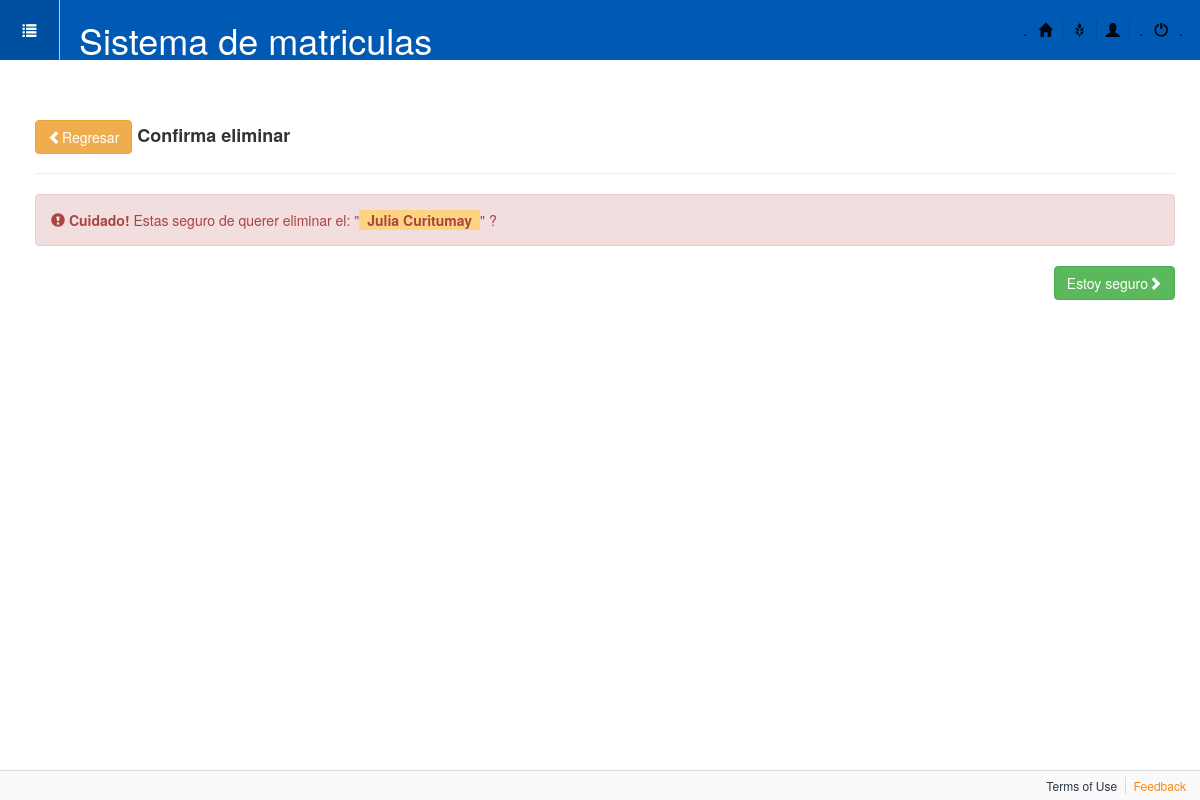
The page /perfiles/encargado/del/1 on the database as committed earlier.
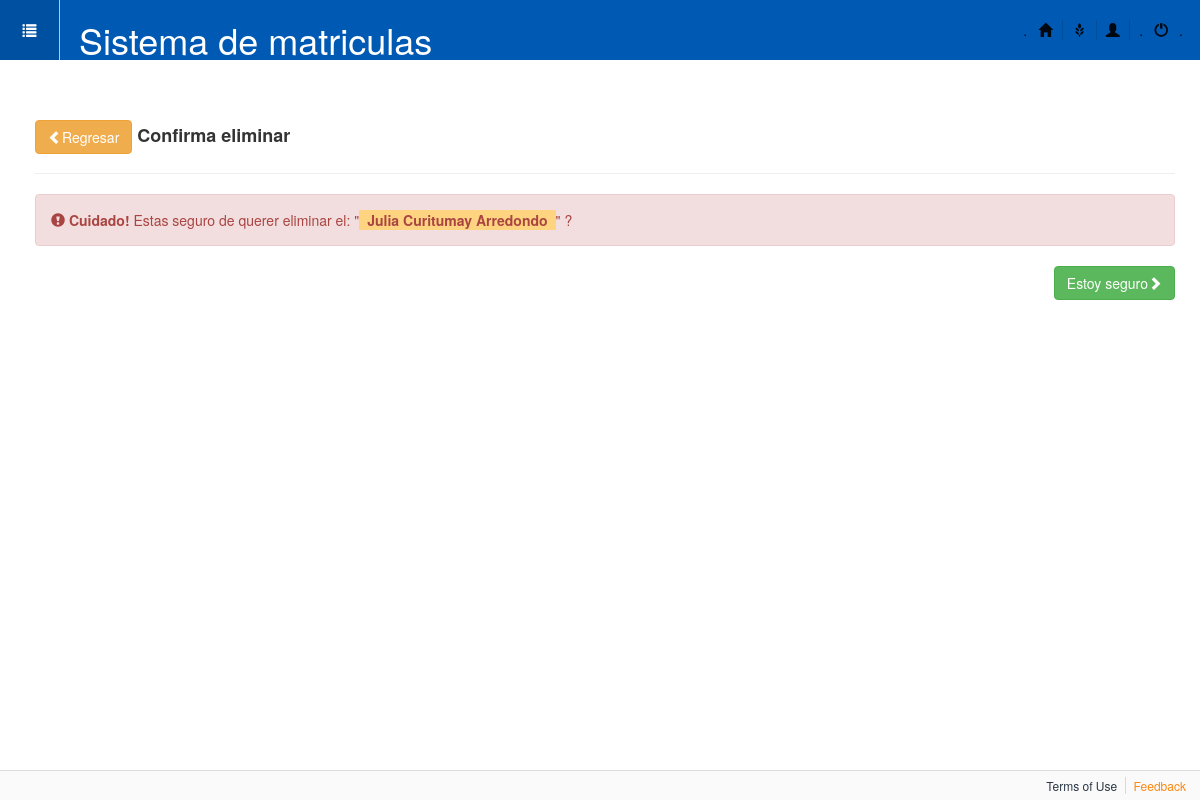
The same page on the database as committed later.
### apps/perfiles/models.py (models this page shows)
class Encargado(models.Model):
    ECV = [
        ('Soltero', 'Soltero(a)'),
        ('Casado', 'Casado(a)'),
        ('Viudo', 'Viudo(a)'),
    ]
    SEX = [
        ('M', 'Padre'),
        ('F', 'Madre'),
    ]
    nombres = models.CharField(max_length=50, unique=True)
    apellidos = models.CharField(max_length=60)
    dni = models.CharField(max_length=8, unique=True)
    sexo = models.CharField(choices=SEX, max_length=10,
                            blank=True, verbose_name='Encargado')
    direccion = models.CharField(max_length=100)
    estado_civil = models.CharField(choices=ECV, max_length=10, blank=True, verbose_name='Estado_civíl')
    telefono = models.CharField(max_length=13)
    email = models.EmailField(max_length=50)
    ocupacion = models.CharField(max_length=40)
    def __str__(self):
        return u"%s %s" % (self.nombres, self.apellidos)

### apps/perfiles/views.py (the view)
# urls.py: url(r'^encargado/del/(?P<id>\d+)$', 'apps.perfiles.views.delEncargado', name='delEncargado'),
def delEncargado(request, id, template_name='perfiles/delEncargado.html'):
    obj_delete = Encargado.objects.get(pk=id)
    if request.method=='POST':
        obj_delete.delete()
        return redirect(reverse('perfiles_app:encargado'))
    return render(request, template_name, {'object':obj_delete})

### templates/perfiles/delEncargado.html (shortened to what this page needs)
{% extends "base.html" %}
{% block contenido %}
<div class="page-header">
		<h4>
			<a href="{% url 'perfiles_app:encargado' %}" class="btn btn-warning">
				<span class="glyphicon glyphicon-chevron-left"></span>Regresar
			</a>
			<b>Confirma eliminar</b>
		</h4>
	</div>
	<form method="POST">{% csrf_token %}
		<div class="alert alert-danger">
		<span class="glyphicon glyphicon-exclamation-sign"></span>
		  <b>Cuidado!</b> Estas seguro de querer eliminar el: "<strong>{{ object }}</strong>" ?
		</div>
			<button type="submit/button" class="btn btn-success pull-right">Estoy seguro<span class="glyphicon glyphicon-chevron-right"></span></button>
	</form>
{% endblock contenido %}

Rows that differ between the two databases and show on the page:
changed Encargado: nombres+apellidos "Julia Curitumay" → "Julia Curitumay Arredondo"
